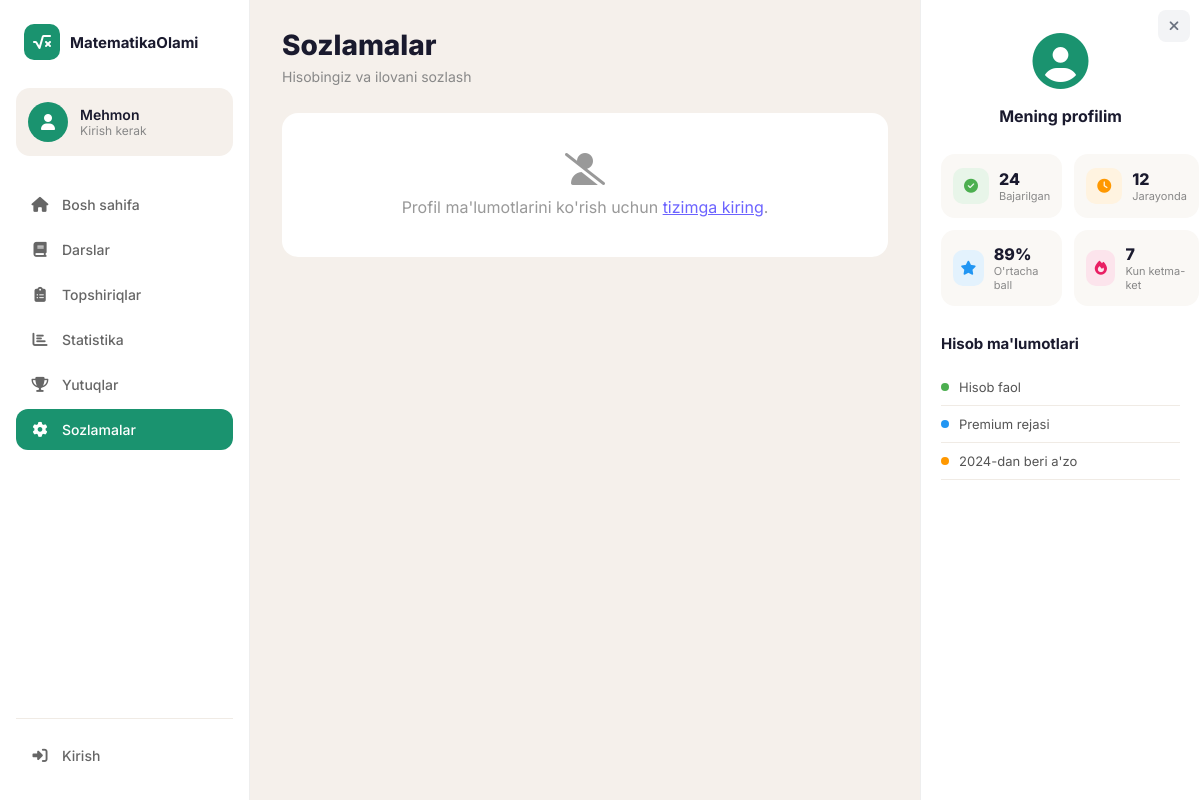
The app's page /sozlamalar/ with its own data.
### apps/models.py (models this page shows, shortened)
class UmumiyStatistika(models.Model):
    umumiy_ball = models.PositiveIntegerField(default=82)
    bajarilgan = models.PositiveIntegerField(default=24)
    jarayonda = models.PositiveIntegerField(default=12)
    umumiy_soat = models.PositiveIntegerField(default=47)
    ketma_ket_kun = models.PositiveIntegerField(default=7)
    ortacha_ball_foiz = models.PositiveIntegerField(default=89)
    yulduzcha = models.PositiveIntegerField(default=150)
    class Meta:
        verbose_name = 'Umumiy statistika'
        verbose_name_plural = 'Umumiy statistika'
    @classmethod
    def get(cls):
        obj, _ = cls.objects.get_or_create(pk=1)
        return obj

class SongiFaoliyat(models.Model):
    nomi = models.CharField(max_length=200)
    rang = models.CharField(max_length=20, default='#4caf50')
    sahifa = models.CharField(max_length=50, choices=[
        ('bosh_sahifa', 'Bosh sahifa'),
        ('darslar', 'Darslar'),
        ('topshiriqlar', 'Topshiriqlar'),
        ('statistika', 'Statistika'),
        ('yutuqlar', 'Yutuqlar'),
        ('sozlamalar', 'Sozlamalar'),
    ], default='bosh_sahifa', help_text="Qaysi sahifada ko'rinadi")
    tartib = models.PositiveIntegerField(default=0)
    class Meta:
        ordering = ['tartib']
        verbose_name = "So'nggi faoliyat"
        verbose_name_plural = "So'nggi faoliyatlar"

### apps/views.py (the view, shortened to what this page needs)
# urls.py: path('sozlamalar/', views.sozlamalar, name='sozlamalar'),
def sozlamalar(request):
    stat = UmumiyStatistika.get()
    profil = None
    if request.user.is_authenticated and hasattr(request.user, 'profil'):
        profil = request.user.profil
    xabar = None
    xato = None
    context = {
        'profil': profil,
        'oquv_sozlamalari': OquvSozlama.objects.all(),
        'bildirishnomalar': BildirishnomaSozlamasi.objects.all(),
        'temalar': Tema.objects.all(),
        'xavfsizlik_sozlamalari': XavfsizlikSozlamasi.objects.all(),
        'stat': stat,
        'songgi_faoliyat': SongiFaoliyat.objects.filter(sahifa='sozlamalar'),
        'xabar': xabar,
        'xato': xato,
    }
    return render(request, 'sozlamalar.html', context)

### templates/sozlamalar.html (shortened to what this page needs)
{% extends 'base.html' %}
{% block content %}
<div class="stat-page-header">
    <div>
        <h1 class="stat-page-title">Sozlamalar</h1>
        <p class="stat-page-subtitle">Hisobingiz va ilovani sozlash</p>
    </div>
</div>
{% if profil %}
<section class="section">
    <h2 class="section-title">Profil ma'lumotlari</h2>
    <div class="sozlama-card">
        <form method="post">
            {% csrf_token %}
            <input type="hidden" name="action" value="profil">
            <div class="sozlama-profil">
                <div class="sozlama-avatar">
                    <i class="fas fa-user-circle"></i>
                </div>
                <div class="sozlama-form">
                    <div class="sozlama-row">
                        <div class="sozlama-field">
                            <label>Ism</label>
                            <div class="sozlama-input">
                                <i class="fas fa-user"></i>
                                <input type="text" name="ism" value="{{ profil.ism }}" required
                                    style="border:none; outline:none; background:transparent; font-size:14px; flex:1; color:#333;">
                            </div>
                        </div>
                        <div class="sozlama-field">
                            <label>Familiya</label>
                            <div class="sozlama-input">
                                <i class="fas fa-user"></i>
                                <input type="text" name="familiya" value="{{ profil.familiya }}" required
                                    style="border:none; outline:none; background:transparent; font-size:14px; flex:1; color:#333;">
                            </div>
                        </div>
                    </div>
                    <div class="sozlama-row">
                        <div class="sozlama-field">
                            <label>Email</label>
                            <div class="sozlama-input">
                                <i class="fas fa-envelope"></i>
                                <input type="email" name="email" value="{{ profil.email }}"
                                    style="border:none; outline:none; background:transparent; font-size:14px; flex:1; color:#333;">
                            </div>
                        </div>
                        <div class="sozlama-field">
                            <label>Yosh</label>
                            <div class="sozlama-input">
                                <i class="fas fa-cake-candles"></i>
                                <input type="number" name="yosh" value="{{ profil.yosh }}" min="5" max="100"
                                    style="border:none; outline:none; background:transparent; font-size:14px; flex:1; color:#333; width:60px;">
                            </div>
                        </div>
                    </div>
                    <div class="sozlama-row">
                        <div class="sozlama-field">
                            <label>Sinf</label>
                            <div class="sozlama-input">
                                <i class="fas fa-graduation-cap"></i>
                                <input type="text" name="sinf" value="{{ profil.sinf }}"
                                    style="border:none; outline:none; background:transparent; font-size:14px; flex:1; color:#333;">
                            </div>
                        </div>
                        <div class="sozlama-field">
                            <label>Maktab</label>
                            <div class="sozlama-input">
                                <i class="fas fa-school"></i>
                                <input type="text" name="maktab" value="{{ profil.maktab }}"
                                    style="border:none; outline:none; background:transparent; font-size:14px; flex:1; color:#333;">
                            </div>
                        </div>
                    </div>
                    <button type="submit" class="btn-primary sozlama-save-btn" style="border:none; cursor:pointer;">
                        <i class="fas fa-save"></i> Saqlash
                    </button>
                </div>
            </div>
        </form>
    </div>
</section>
<section class="section">
    <h2 class="section-title">Parol o'zgartirish</h2>
    <div class="sozlama-card" style="padding:24px;">
        <form method="post">
            {% csrf_token %}
            <input type="hidden" name="action" value="parol">
            <div class="sozlama-row">
                <div class="sozlama-field">
                    <label>Eski parol</label>
                    <div class="sozlama-input">
                        <i class="fas fa-lock"></i>
                        <input type="password" name="eski_parol" required
                            style="border:none; outline:none; background:transparent; font-size:14px; flex:1; color:#333;">
                    </div>
                </div>
                <div class="sozlama-field">
                    <label>Yangi parol</label>
                    <div class="sozlama-input">
                        <i class="fas fa-lock-open"></i>
                        <input type="password" name="yangi_parol" required minlength="6"
                            style="border:none; outline:none; background:transparent; font-size:14px; flex:1; color:#333;">
                    </div>
                </div>
            </div>
            <div class="sozlama-row" style="margin-top:12px;">
                <div class="sozlama-field">
                    <label>Yangi parolni tasdiqlash</label>
                    <div class="sozlama-input">
                        <i class="fas fa-lock"></i>
                        <input type="password" name="parol_tasdiqlash" required minlength="6"
                            style="border:none; outline:none; background:transparent; font-size:14px; flex:1; color:#333;">
                    </div>
                </div>
            </div>
            <button type="submit" class="btn-primary" style="border:none; cursor:pointer; margin-top:16px;">
                <i class="fas fa-key"></i> Parolni o'zgartirish
            </button>
        </form>
    </div>
</section>
{% else %}
<div style="background:#fff; border-radius:16px; padding:40px; text-align:center; margin-bottom:24px; color:#999;">
    <i class="fas fa-user-slash" style="font-size:32px; display:block; margin-bottom:12px;"></i>
    Profil ma'lumotlarini ko'rish uchun <a href="{% url 'kirish' %}" style="color:#6c63ff;">tizimga kiring</a>.
</div>
{% endif %}
{% endblock %}
{% block activity_title %}Hisob ma'lumotlari{% endblock %}

### templates/base.html (shortened to what this page needs)
{% load static %}
<!DOCTYPE html>
<html lang="uz">
<head>
    <link rel="stylesheet" href="{% static 'css/style.css' %}">
    <link rel="stylesheet" href="https://cdnjs.cloudflare.com/ajax/libs/font-awesome/6.5.0/css/all.min.css">
</head>
<body>
    <div class="layout">
        <aside class="sidebar">
            <div class="sidebar-logo">
                <div class="logo-icon">
                    <i class="fas fa-square-root-variable"></i>
                </div>
                <span class="logo-text">MatematikaOlami</span>
            </div>
            <div class="user-card">
                <div class="user-avatar">
                    <i class="fas fa-user"></i>
                </div>
                <div class="user-info">
                    {% if user.is_authenticated %}
                    <span class="user-name">{{ user.first_name }} {{ user.last_name }}</span>
                    <span class="user-role">{% if user.profil.rol == 'oqituvchi' %}O'qituvchi{% else %}O'quvchi{% endif %}</span>
                    {% else %}
                    <span class="user-name">Mehmon</span>
                    <span class="user-role">Kirish kerak</span>
                    {% endif %}
                </div>
            </div>
            <nav class="sidebar-nav">
                <a href="{% url 'bosh_sahifa' %}" class="nav-item {% if request.resolver_match.url_name == 'bosh_sahifa' %}active{% endif %}">
                    <i class="fas fa-home"></i>
                    <span>Bosh sahifa</span>
                </a>
                <a href="{% url 'darslar' %}" class="nav-item {% if request.resolver_match.url_name == 'darslar' %}active{% endif %}">
                    <i class="fas fa-book"></i>
                    <span>Darslar</span>
                </a>
                <a href="{% url 'topshiriqlar' %}" class="nav-item {% if request.resolver_match.url_name == 'topshiriqlar' %}active{% endif %}">
                    <i class="fas fa-clipboard-list"></i>
                    <span>Topshiriqlar</span>
                </a>
                <a href="{% url 'statistika' %}" class="nav-item {% if request.resolver_match.url_name == 'statistika' %}active{% endif %}">
                    <i class="fas fa-chart-bar"></i>
                    <span>Statistika</span>
                </a>
                <a href="{% url 'yutuqlar' %}" class="nav-item {% if request.resolver_match.url_name == 'yutuqlar' %}active{% endif %}">
                    <i class="fas fa-trophy"></i>
                    <span>Yutuqlar</span>
                </a>
                <a href="{% url 'sozlamalar' %}" class="nav-item {% if request.resolver_match.url_name == 'sozlamalar' %}active{% endif %}">
                    <i class="fas fa-cog"></i>
                    <span>Sozlamalar</span>
                </a>
            </nav>
            <div class="user-actions">
                {% if user.is_authenticated %}
                <a href="{% url 'chiqish' %}" class="nav-item nav-item-logout">
                    <i class="fas fa-sign-out-alt"></i>
                    <span>Chiqish</span>
                </a>
                {% else %}
                <a href="{% url 'kirish' %}" class="nav-item">
                    <i class="fas fa-sign-in-alt"></i>
                    <span>Kirish</span>
                </a>
                {% endif %}
            </div>
        </aside>
        <main class="main-content">
            {% block content %}{% endblock %}
        </main>
        <aside class="right-sidebar" id="rightSidebar">
            <button id="rightSidebarClose" class="right-sidebar-close-btn" title="Yopish" aria-label="Yopish">
                <i class="fas fa-times"></i>
            </button>
            <div class="profile-section">
                <div class="profile-avatar">
                    <i class="fas fa-user-circle"></i>
                </div>
                <h3>Mening profilim</h3>
            </div>
            {% block right_sidebar %}
            <div class="stats-grid">
                <div class="stat-item">
                    <div class="stat-icon" style="background: #e8f5e9; color: #4caf50;">
                        <i class="fas fa-check-circle"></i>
                    </div>
                    <div class="stat-info">
                        <span class="stat-value">{{ stat.bajarilgan }}</span>
                        <span class="stat-label">Bajarilgan</span>
                    </div>
                </div>
                <div class="stat-item">
                    <div class="stat-icon" style="background: #fff3e0; color: #ff9800;">
                        <i class="fas fa-clock"></i>
                    </div>
                    <div class="stat-info">
                        <span class="stat-value">{{ stat.jarayonda }}</span>
                        <span class="stat-label">Jarayonda</span>
                    </div>
                </div>
                <div class="stat-item">
                    <div class="stat-icon" style="background: #e3f2fd; color: #2196f3;">
                        <i class="fas fa-star"></i>
                    </div>
                    <div class="stat-info">
                        <span class="stat-value">{{ stat.ortacha_ball_foiz }}%</span>
                        <span class="stat-label">O'rtacha ball</span>
                    </div>
                </div>
                <div class="stat-item">
                    <div class="stat-icon" style="background: #fce4ec; color: #e91e63;">
                        <i class="fas fa-fire"></i>
                    </div>
                    <div class="stat-info">
                        <span class="stat-value">{{ stat.ketma_ket_kun }}</span>
                        <span class="stat-label">Kun ketma-ket</span>
                    </div>
                </div>
            </div>
            <div class="recent-activity">
                <h4>{% block activity_title %}So'nggi faoliyat{% endblock %}</h4>
                {% block activity_content %}
                {% for faoliyat in songgi_faoliyat %}
                <div class="activity-item">
                    <div class="activity-dot" style="background: {{ faoliyat.rang }};"></div>
                    <span>{{ faoliyat.nomi }}</span>
                </div>
                {% endfor %}
                {% endblock %}
            </div>
            {% endblock %}
        </aside>
    </div>
</body>
</html>

### records on screen
UmumiyStatistika: bajarilgan "24", jarayonda "12", ortacha_ball_foiz "89", ketma_ket_kun "7"
SongiFaoliyat: nomi "Hisob faol"
SongiFaoliyat: nomi "Premium rejasi"
SongiFaoliyat: nomi "2024-dan beri a'zo"
